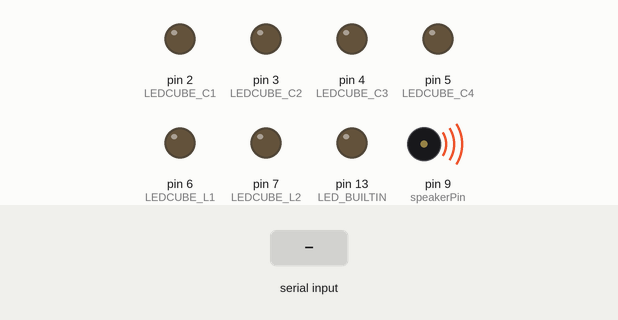
A sketch run on a simulated Arduino Uno, built with avr-gcc and run on an emulated ATmega328P. Parts: output pins drawn as LEDs (lit = HIGH), buzzer (waves = sounding). Inputs (shaded band) come from the test bench. What the sketch prints to the serial monitor is not drawn.

Above: at 0.1 s.
At 1.2 s:
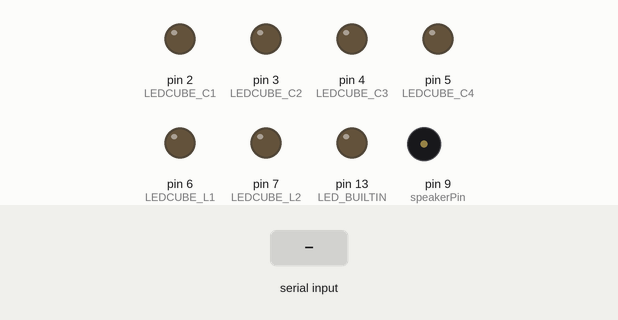
1.3 s: "led,1\n" received over Serial
2.8 s: "led\n" received over Serial
Timing chart, 0 to 5.8 s (numbered marks = the images above; inputs shaded):
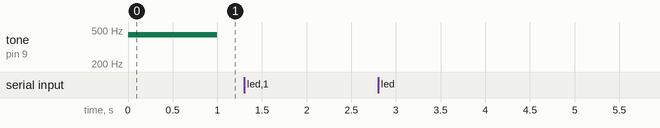

The sketch:

sketch.ino
```cpp
String input = "";
const int MAX_TOKENS = 10;
const int speakerPin = 9;

const int LEDCUBE_L1 = 6;
const int LEDCUBE_L2 = 7;

const int LEDCUBE_C1 = 2;
const int LEDCUBE_C2 = 3;
const int LEDCUBE_C3 = 4;
const int LEDCUBE_C4 = 5;

const int CUBE_POINT[6] = {LEDCUBE_L2, LEDCUBE_L1, LEDCUBE_C4, LEDCUBE_C3, LEDCUBE_C2, LEDCUBE_C1};

void setup() {
  Serial.begin(9600);
  pinMode(LED_BUILTIN, OUTPUT);
  pinMode(LEDCUBE_C1, OUTPUT);
  pinMode(LEDCUBE_C2, OUTPUT);
  pinMode(LEDCUBE_C3, OUTPUT);
  pinMode(LEDCUBE_C4, OUTPUT);
  pinMode(LEDCUBE_L1, OUTPUT);
  pinMode(LEDCUBE_L2, OUTPUT);
  tone(speakerPin, 440, 1000);
}

void loop() {
  while (Serial.available()) {
    char c = Serial.read();
    if (c == '\n') {
      router(input);

      input = "";
    } else {
      input += c;
    }
  }
}

void router(String cmd) {
  cmd.trim();
  String args[10];
  int count = split(cmd, ' ', args);

  if (count < 1) {
    return invaidargs();
  }

  if (args[0] == "led") {
    if (count < 2) return invaidargs();
    led(args[1]);
  } else if (args[0] == "beep") {
    if (count < 3) return invaidargs();
    beep(args[1],args[2]);
  } else if (args[0] == "cube") {
    if (count < 2) return invaidargs();
    cube(args[1]);
  } else {
    invaidcmd();
  }
}

void cube(String state) {
  for (int i = 0; i < 6; i++) {
    if (state.charAt(i) == '0') {
      digitalWrite(CUBE_POINT[i], LOW);
    } else if (state.charAt(i) == '1') {
      digitalWrite(CUBE_POINT[i], HIGH);
    }
  }
}

void led(String state) {
  state.trim();
  if (state == "high") {
    digitalWrite(LED_BUILTIN, HIGH);
  } else if (state == "low") {
    digitalWrite(LED_BUILTIN, LOW);
  } else {
    invaidargs();
  }
}

void beep(String frequency, String duration) {
  tone(speakerPin, frequency.toInt(), duration.toInt());
}

void invaidcmd() {
  Serial.println("invaid command");
}

void invaidargs() {
  Serial.println("invaid args");
}

int split(String str, char delimiter, String tokens[]) {
  int index = 0;
  int start = 0;
  int end = str.indexOf(delimiter);

  while (end != -1 && index < MAX_TOKENS) {
    tokens[index++] = str.substring(start, end);
    start = end + 1;
    end = str.indexOf(delimiter, start);
  }

  if (index < MAX_TOKENS) {
    tokens[index++] = str.substring(start);
  }

  return index;
}
```

Measured:
- after the input at 1.3 s, every drawn part: stays the same
- after the input at 2.8 s, every drawn part: stays the same
